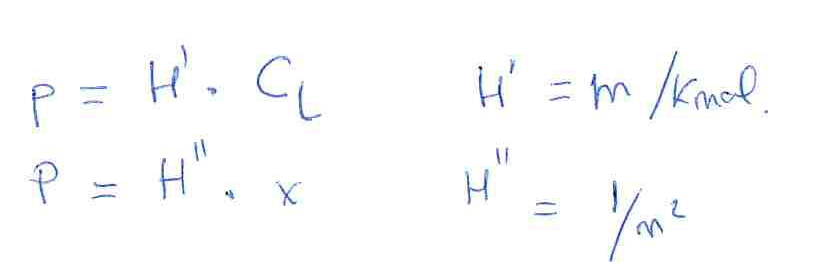
#> input picture other/work/scratch/separations/U1/pilot-henry-author.png, 830 x 272 px, given in place of p005.png, which was not available
$ python check_u1.py
#> lines starting #> are read from the running program, lines starting #| are printed output that depends on the picture
from pathlib import Path
import json, math
from bisect import bisect_right
from PIL import Image

base=Path(__file__).resolve().parent
out={}
kg=.04;kl=.0002
out['resistance_examples']={}
for gas,H in [('N2',60),('O2',30),('CO2',1.05),('NH3',.00045),('SO2',.009)]:
    Kg=1/(1/kg+H/kl);Kl=H*Kg
    out['resistance_examples'][gas]={'Hc':H,'Kg_m_s':Kg,'Kl_m_s':Kl,'gas_resistance_fraction':(1/kg)/(1/Kg),'liquid_resistance_fraction':(H/kl)/(1/Kg)}
out['equilibrium_example']={'rho_mg':110000/(8314.5*293),'Hm_if_Hc_0_00045_rho_ml55_5':.00045*55.5/(110000/(8314.5*293))}
out['simple_absorber']={'Gm':1,'yB':.02,'yT':.002,'xT':0,'Hm':2,'Lmin':1.8,'L':2.34,'xB':.018/2.34}
sa=out['simple_absorber'];sa['xB_pinch']=sa['yB']/sa['Hm'];sa['Lmin']=sa['Gm']*(sa['yB']-sa['yT'])/(sa['xB_pinch']-sa['xT']);sa['Q']=sa['Gm']*(sa['yB']-sa['yT']);sa['xB']=sa['xT']+sa['Q']/sa['L']
out['simple_strip']={'L':1,'xT':.02,'xB':.002,'yB':0,'Hm':2,'Gmin':.018/.04,'max_LG':1/(.018/.04)}
out['diffusivity_calibration']={'kl_ref':.0002,'D_ref':2e-9,'D_A':1.5e-9,'delta':2e-9/.0002,'kl_A':.0002*1.5e-9/2e-9}
out['linear_ntu_example']={'G':1,'L':3,'Hm':2,'yT':.002,'yB':.02,'xT':0}
b=out['linear_ntu_example'];b['xB']=(b['yB']-b['yT'])/b['L'];b['dyB']=b['yB']-b['Hm']*b['xB'];b['dyT']=b['yT'];b['alpha']=1-b['Hm']/b['L'];b['ntu']=math.log(b['dyB']/b['dyT'])/b['alpha'];b['dy_lm']=(b['dyB']-b['dyT'])/math.log(b['dyB']/b['dyT']);b['Htu']=.6;b['z']=b['ntu']*.6;b['stages']=math.log(b['dyB']/b['dyT'])/math.log(b['L']/b['Hm']);b['hetp']=b['z']/b['stages'];assert abs(b['hetp']-.6*math.log(1.5)/(1-2/3))<1e-12
out['hydraulic_example']={'qg_m3_s':1,'Uf_m_s':2,'fraction':.55,'U':1.1,'A':1/1.1,'D':math.sqrt(4/(1.1*math.pi)),'K_ratio':.55**2}

xs=[0,.021,.031,.042,.053,.079,.106,.159]
ps=[0,1.6,2.4,3.3,4.2,6.7,9.3,15.2]
ys=[p/110 for p in ps]
def interp(x,xx,yy):
    i=max(0,min(len(xx)-2,bisect_right(xx,x)-1))
    return yy[i]+(yy[i+1]-yy[i])*(x-xx[i])/(xx[i+1]-xx[i])
G=.05;yB=.05;yT=.0001;xT=0;kga=1.5
xeq=interp(yB,ys,xs);Lmin=G*(yB-yT)/xeq;L=1.29*Lmin;r=L/G;xB=G*(yB-yT)/L
def f(y):return 1/(y-interp((y-yT)/r,xs,ys))
def simpson(n):
    h=(yB-yT)/n
    return h/3*(f(yT)+f(yB)+4*sum(f(yT+i*h) for i in range(1,n,2))+2*sum(f(yT+i*h) for i in range(2,n,2)))
# Exact integration on each linear-interpolation segment: Delta y=alpha*y+beta.
cuts=[yT]+[yT+r*x for x in xs[1:] if yT<yT+r*x<yB]+[yB]
ntu=0
for ya,yb in zip(cuts,cuts[1:]):
    da=1/f(ya);db=1/f(yb);alpha=(db-da)/(yb-ya)
    ntu+=(yb-ya)/da if abs(alpha)<1e-12 else math.log(db/da)/alpha
rho=110000/(8314.5*293)
lm=(yB-interp(xB,xs,ys)-yT)/math.log((yB-interp(xB,xs,ys))/yT)
coarse_y=[.0001,.0005,.001,.005,.01,.02,.03,.04,.05]
coarse_f=[10000,5000,2500,625,323,161,127,97,79]
coarse=sum((b-a)*(c+d)/2 for a,b,c,d in zip(coarse_y,coarse_y[1:],coarse_f,coarse_f[1:]))
out['ammonia']={'x':xs,'partial_pressure_kPa':ps,'y_from_p':ys,'xeq':xeq,'G':G,'yB':yB,'yT':yT,'xT':xT,'Q':G*(yB-yT),'Lmin':Lmin,'L':L,'L_G':r,'xB':xB,'yb_star':interp(xB,xs,ys),'rho_mg':rho,'ntu_exact_piecewise':ntu,'simpson_convergence':{str(n):simpson(n) for n in [1000,10000,100000]},'volume_m3':G/(rho*kga)*ntu,'endpoint_logmean':lm,'endpoint_logmean_volume':G*(yB-yT)/(rho*kga*lm),'source_coarse_trapezoid':coarse,'source_coarse_volume':G/(rho*kga)*coarse,'source_linear_rounded_volume':G*(yB-yT)/(rho*kga*((.012-.0001)/math.log(.012/.0001))),'coarse_relative_error':(coarse/ntu-1),'height_at_explicit_illustrative_A_1':G/(rho*kga)*ntu}
assert abs(simpson(100000)-ntu)<1e-6
assert all(f(y)>0 for y in coarse_y)
out['checks']=['positive driving force over ammonia range','piecewise analytic integral agrees refined Simpson to <1e-6','HETP relationship independently checked','gas/liquid overall coefficient conversion exact']
(base/'numerical-validation.json').write_text(json.dumps(out,indent=2),encoding='utf-8')
figs=base.parents[4]/'notes'/'Separations II'/'figs'
figs.mkdir(parents=True,exist_ok=True)
crops={
'u1-contacting-stages':(5,(270,325,925,835)),
'u1-packed-column':(6,(285,600,1030,1310)),
'u1-tray-column':(7,(260,235,1030,810)),
'u1-operating-forces':(11,(255,605,1220,1190)),
'u1-pinch':(12,(190,175,950,685)),
'u1-film-profiles':(18,(95,540,1220,1125)),
'u1-pressure-drop':(27,(135,470,1230,1230)),
'u1-hydraulic-chart':(28,(300,830,970,1435)),
'u1-ammonia-equilibrium':(30,(175,740,740,1160)),
}
for name,(p,rect) in crops.items():
    im=Image.open(base/f'p{p:03}.png')
#> im is the input picture: PIL image 830x272 RGB; mean R, G, B 251.4, 251.9, 252.6
    sx=im.width/1334;sy=im.height/1888
#> after `sx = im.width / 1334`: sx = 0.622
#> after `sy = im.height / 1888`: sy = 0.144
    im.crop(tuple(round(v*(sx if i%2==0 else sy)) for i,v in enumerate(rect))).save(figs/f'{name}.png')
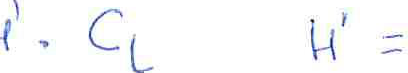
#> saved as u1-contacting-stages.png: PIL image 408x73 RGB; mean R, G, B 248.8, 249.6, 250.8
#> pass 2 of the loop `for name,(p,rect) in crops.items():`:
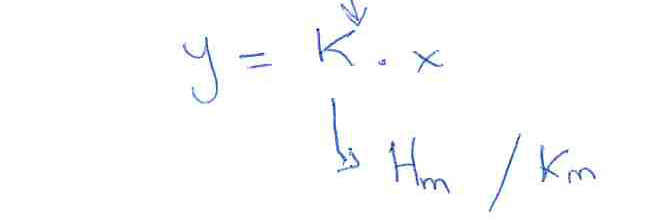
#> input picture other/work/scratch/separations/U1/pilot-henry-blind.png, 670 x 220 px, given in place of p006.png, which was not available
#> im is the input picture: PIL image 670x220 RGB; mean R, G, B 251.9, 252.4, 253
#> `im.crop(tuple(round(v*(sx if i%2==0 else sy)) for i,v in enumerate(rec..`:
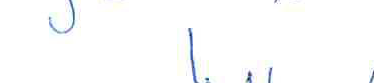
#> saved as u1-packed-column.png: PIL image 374x83 RGB; mean R, G, B 252.2, 252.8, 253.1
#> (the run stopped early here; a loop or call above may not have finished)
